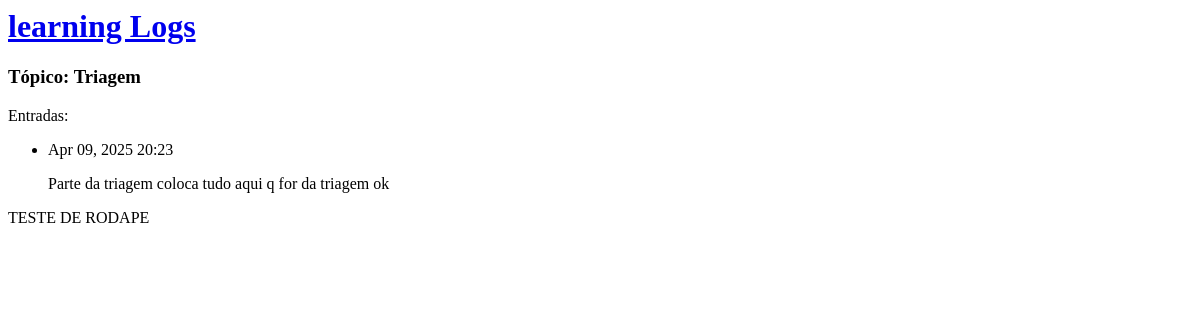
The app's page /topic/3/, older data.
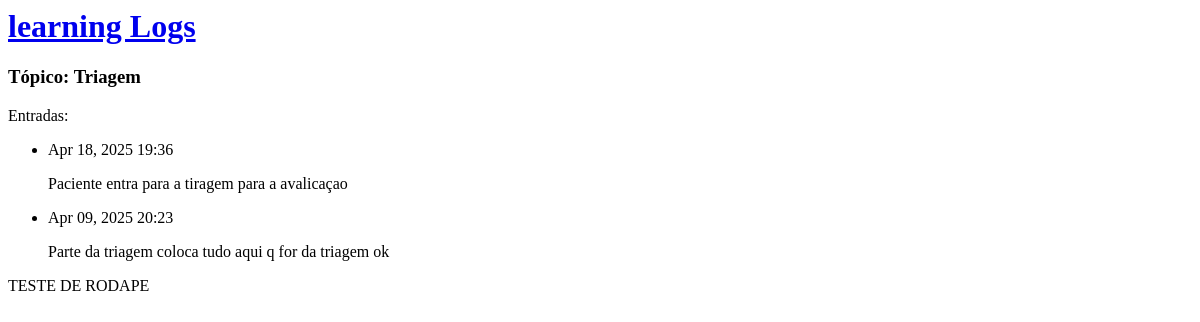
The same page, newer data.
### learning_logs/models.py (models this page shows, shortened)
class Topic(models.Model):
    text = models.CharField(max_length=200)
    date_added = models.DateTimeField(auto_now_add=True)
    def __str__(self):                  #metodo que serve para mostrar no painel do django os ampos do database
        return self.text

class Entry(models.Model):
    topic = models.ForeignKey(Topic, on_delete=models.CASCADE)
    text = models.TextField()
    date_added = models.DateTimeField(auto_now_add=True)
    class Meta:
        verbose_name_plural = 'entries'

### learning_logs/views.py (the view)
# urls.py: path('topic/<int:topic_id>/', views.topic, name='topic'),
def topic(request, topic_id):
    topic = Topic.objects.get(id = topic_id)
    entries = topic.entry_set.order_by('-date_added')
    context = {
        'topic': topic,
        'entries': entries
        }
    return render(request, 'learning_logs/topic.html', context)

### learning_logs/templates/learning_logs/topic.html
{% extends "learning_logs/base.html"%}
{% block content %}
    <h3>Tópico: {{ topic }}</h3>
    <p>Entradas: </p>
    <ul>
        {% for entry in entries %}
            <li>
                <p>{{ entry.date_added | date:'M d, Y H:i' }}</p>
                <p>{{ entry.text | linebreaks }}</p>
            </li>
            {% empty %}
            <li>
                Não há registros
            </li>
        {% endfor %}
    </ul>
{% endblock content %}

### learning_logs/templates/learning_logs/base.html
<a href="{% url 'index'%}"><h1>learning Logs</h1></a>
{% block content %}{% endblock content %}
<footer >TESTE DE RODAPE</footer>

Row changes from the older to the newer data that the page shows:
added Entry: date_added "Apr 18, 2025 19:36", text "Paciente entra para a tiragem para a avalicaçao"
